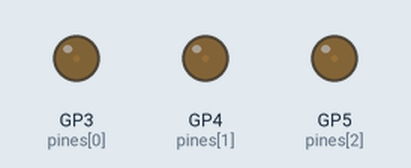
Recording of a program running on a simulated Raspberry Pi Pico running MicroPython. On the bench: output pins drawn as LEDs (lit = HIGH).

Above: at 0.15 s.
At 6.22 s:
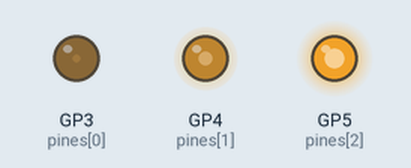
At 10.15 s:
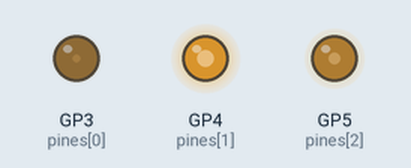
At 20.13 s:
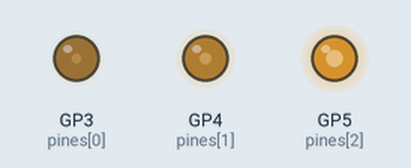
At 29.35 s:
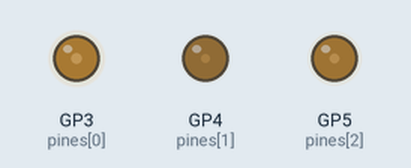
At 39.44 s:
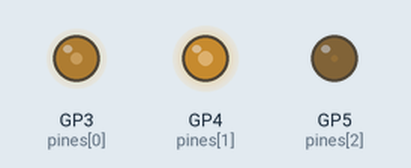
Timing chart, 0 to 40.0 s (numbered marks = the images above):
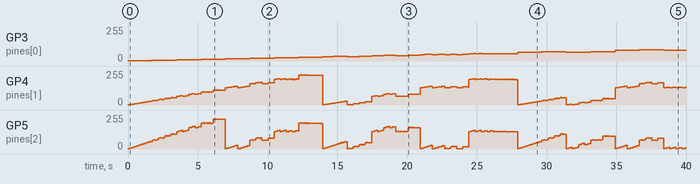

The program:

A07_ampliacion.py
```python
# --1--> Importar los módulos necesarios
from machine import Pin, PWM
import time # <--1--

# --2--> Configurar pines GP3, GP4 y GP5 como salidas PWM y frecuencia de 1 kHz
pines = [3,4,5]
frecuencia = 1000

pwm0 = PWM(Pin(pines[0]))
pwm1 = PWM(Pin(pines[1]))
pwm2 = PWM(Pin(pines[2]))
pwm0.freq(frecuencia)
pwm1.freq(frecuencia)
pwm2.freq(frecuencia) # <--2--

# --3--> Definicion de funcion para que variable rgb represente el valor RGB
# El rango PWM es 0 a 65535 (2^16). Se obtiene el cada canal con una operación
# a nivel de bit.
def establecer_color(rgb):
    pwm0.duty_u16(65535 - (rgb >> 4))
    pwm1.duty_u16(65535 - (rgb >> 1))
    pwm2.duty_u16(65535 - (rgb >> 0)) #<--3--

# --4--> La función rueda() es un método de selección de color del modelo de
# color introducido en establecer_color(). El rango de valores del parámetro
# parámetro posicion es 0-65535. La función devolverá un dato que contiene
# el valor del ciclo de trabajo
def rueda(posicion):
    posicion_rueda = posicion % 65535
    if posicion_rueda < 21845:
        return (((65535 - posicion_rueda*3) << 4) | ((posicion_rueda*3) << 1))
    elif posicion_rueda >= 21845 and posicion_rueda < 43690:
        posicion_rueda -= 21845
        return (((65535 - posicion_rueda*3) << 1) | (posicion_rueda*3))
    else:
        posicion_rueda -= 43690
        return (((posicion_rueda*3) << 4) | (65535 - posicion_rueda*3)) # <--4--

try:
    while True:
        #--5--> Recorrer el rango de valores invocando a rueda() con un valor
        # cada 5ms
        for i in range(0, 65535):
            establecer_color(rueda(i))
            time.sleep_ms(5) # <--5--
except:
    #--6--> Apagado de los temporizadores de hardware
    pwm0.deinit()
    pwm1.deinit()
    pwm2.deinit() # <--6--
```
